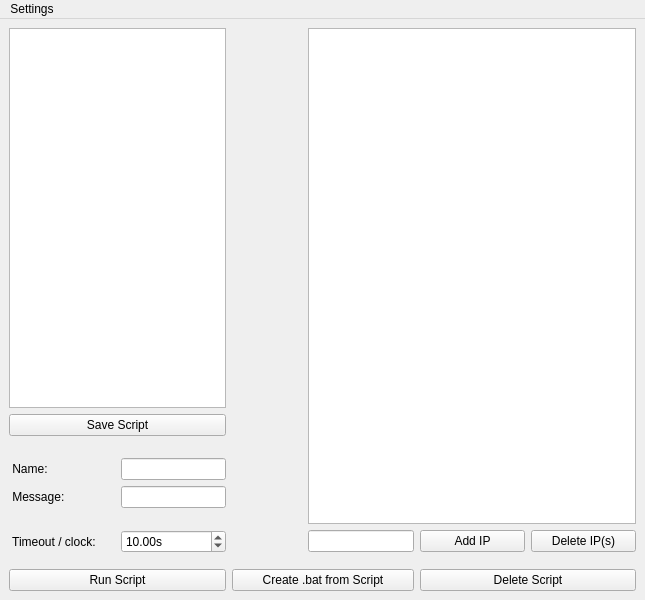
<?xml version="1.0" encoding="UTF-8"?>
<ui version="4.0">
 <class>MainWindow</class>
 <widget class="QMainWindow" name="MainWindow">
  <property name="geometry">
   <rect>
    <x>0</x>
    <y>0</y>
    <width>645</width>
    <height>600</height>
   </rect>
  </property>
  <property name="windowTitle">
   <string>GlobalTime Text Changer</string>
  </property>
  <property name="windowIcon">
   <iconset>
    <normaloff>assets/icon.jpg</normaloff>assets/icon.jpg</iconset>
  </property>
  <widget class="QWidget" name="centralwidget">
   <layout class="QGridLayout" name="gridLayout_2">
    <item row="1" column="1">
     <layout class="QGridLayout" name="gridLayout" columnstretch="2,2,1,2,0,0" columnminimumwidth="105,105,70,105,105,105">
      <item row="0" column="0" colspan="2">
       <widget class="QListWidget" name="scripts">
        <property name="selectionMode">
         <enum>QAbstractItemView::SingleSelection</enum>
        </property>
       </widget>
      </item>
      <item row="3" column="1">
       <widget class="QLineEdit" name="script_name"/>
      </item>
      <item row="4" column="0">
       <widget class="QLabel" name="message_label">
        <property name="text">
         <string> Message:</string>
        </property>
       </widget>
      </item>
      <item row="6" column="2">
       <spacer name="horizontalSpacer">
        <property name="orientation">
         <enum>Qt::Horizontal</enum>
        </property>
        <property name="sizeHint" stdset="0">
         <size>
          <width>40</width>
          <height>20</height>
         </size>
        </property>
       </spacer>
      </item>
      <item row="6" column="3">
       <widget class="QLineEdit" name="IP_to_add"/>
      </item>
      <item row="6" column="4">
       <widget class="QPushButton" name="add_IP_button">
        <property name="text">
         <string>Add IP</string>
        </property>
       </widget>
      </item>
      <item row="6" column="0">
       <widget class="QLabel" name="timeout_label">
        <property name="lineWidth">
         <number>0</number>
        </property>
        <property name="text">
         <string> Timeout / clock:</string>
        </property>
       </widget>
      </item>
      <item row="7" column="0">
       <spacer name="verticalSpacer_2">
        <property name="orientation">
         <enum>Qt::Vertical</enum>
        </property>
        <property name="sizeType">
         <enum>QSizePolicy::Fixed</enum>
        </property>
        <property name="sizeHint" stdset="0">
         <size>
          <width>20</width>
          <height>10</height>
         </size>
        </property>
       </spacer>
      </item>
      <item row="2" column="0">
       <spacer name="verticalSpacer">
        <property name="orientation">
         <enum>Qt::Vertical</enum>
        </property>
        <property name="sizeType">
         <enum>QSizePolicy::Fixed</enum>
        </property>
        <property name="sizeHint" stdset="0">
         <size>
          <width>5</width>
          <height>10</height>
         </size>
        </property>
       </spacer>
      </item>
      <item row="6" column="1">
       <widget class="QDoubleSpinBox" name="clock_timeout">
        <property name="suffix">
         <string>s</string>
        </property>
        <property name="value">
         <double>10.000000000000000</double>
        </property>
       </widget>
      </item>
      <item row="4" column="1">
       <widget class="QLineEdit" name="message">
        <property name="maxLength">
         <number>32</number>
        </property>
       </widget>
      </item>
      <item row="3" column="0">
       <widget class="QLabel" name="name_label">
        <property name="text">
         <string> Name:</string>
        </property>
       </widget>
      </item>
      <item row="6" column="5">
       <widget class="QPushButton" name="delete_IPs_button">
        <property name="text">
         <string>Delete IP(s)</string>
        </property>
       </widget>
      </item>
      <item row="5" column="0">
       <spacer name="verticalSpacer_3">
        <property name="orientation">
         <enum>Qt::Vertical</enum>
        </property>
        <property name="sizeType">
         <enum>QSizePolicy::Fixed</enum>
        </property>
        <property name="sizeHint" stdset="0">
         <size>
          <width>20</width>
          <height>10</height>
         </size>
        </property>
       </spacer>
      </item>
      <item row="0" column="3" rowspan="6" colspan="3">
       <widget class="QListWidget" name="IP_list">
        <property name="selectionMode">
         <enum>QAbstractItemView::MultiSelection</enum>
        </property>
       </widget>
      </item>
      <item row="1" column="0" colspan="2">
       <widget class="QPushButton" name="save_script_button">
        <property name="text">
         <string>Save Script</string>
        </property>
       </widget>
      </item>
      <item row="8" column="0" colspan="2">
       <widget class="QPushButton" name="run_script_button">
        <property name="text">
         <string>Run Script</string>
        </property>
       </widget>
      </item>
      <item row="8" column="4" colspan="2">
       <widget class="QPushButton" name="delete_script_button">
        <property name="text">
         <string>Delete Script</string>
        </property>
       </widget>
      </item>
      <item row="8" column="2" colspan="2">
       <widget class="QPushButton" name="create_bat_button">
        <property name="text">
         <string>Create .bat from Script</string>
        </property>
       </widget>
      </item>
     </layout>
    </item>
   </layout>
  </widget>
  <widget class="QMenuBar" name="menuBar">
   <property name="geometry">
    <rect>
     <x>0</x>
     <y>0</y>
     <width>645</width>
     <height>22</height>
    </rect>
   </property>
   <widget class="QMenu" name="menuSettings">
    <property name="title">
     <string>Settings</string>
    </property>
    <property name="toolTipsVisible">
     <bool>true</bool>
    </property>
    <addaction name="actionLog_Runs"/>
    <addaction name="actionAutosave"/>
    <addaction name="actionRemember_last_script"/>
    <addaction name="actionGenerate_static_batch_file"/>
    <addaction name="separator"/>
    <addaction name="actionSet_default_timeout"/>
   </widget>
   <addaction name="menuSettings"/>
  </widget>
  <action name="actionSelect_Script_Folder">
   <property name="text">
    <string>Select Script Folder</string>
   </property>
  </action>
  <action name="actionCreate_Log_File">
   <property name="checkable">
    <bool>true</bool>
   </property>
   <property name="text">
    <string>Create Log File</string>
   </property>
  </action>
  <action name="actionLog_Runs">
   <property name="checkable">
    <bool>true</bool>
   </property>
   <property name="text">
    <string>Log Runs</string>
   </property>
  </action>
  <action name="actionAutosave">
   <property name="checkable">
    <bool>true</bool>
   </property>
   <property name="checked">
    <bool>true</bool>
   </property>
   <property name="text">
    <string>Save on close</string>
   </property>
  </action>
  <action name="actionRemember_last_script">
   <property name="checkable">
    <bool>true</bool>
   </property>
   <property name="checked">
    <bool>true</bool>
   </property>
   <property name="text">
    <string>Remember last script</string>
   </property>
  </action>
  <action name="actionSet_default_timeout">
   <property name="text">
    <string>Set default timeout</string>
   </property>
  </action>
  <action name="actionGenerate_static_batch_file">
   <property name="checkable">
    <bool>true</bool>
   </property>
   <property name="text">
    <string>Generate static .bat</string>
   </property>
   <property name="toolTip">
    <string>A non-static .bat will change if you change the script with the same name.</string>
   </property>
  </action>
 </widget>
 <tabstops>
  <tabstop>scripts</tabstop>
  <tabstop>save_script_button</tabstop>
  <tabstop>script_name</tabstop>
  <tabstop>message</tabstop>
  <tabstop>clock_timeout</tabstop>
  <tabstop>IP_to_add</tabstop>
  <tabstop>add_IP_button</tabstop>
  <tabstop>delete_IPs_button</tabstop>
  <tabstop>run_script_button</tabstop>
  <tabstop>create_bat_button</tabstop>
  <tabstop>delete_script_button</tabstop>
  <tabstop>IP_list</tabstop>
 </tabstops>
 <resources/>
 <connections/>
</ui>
